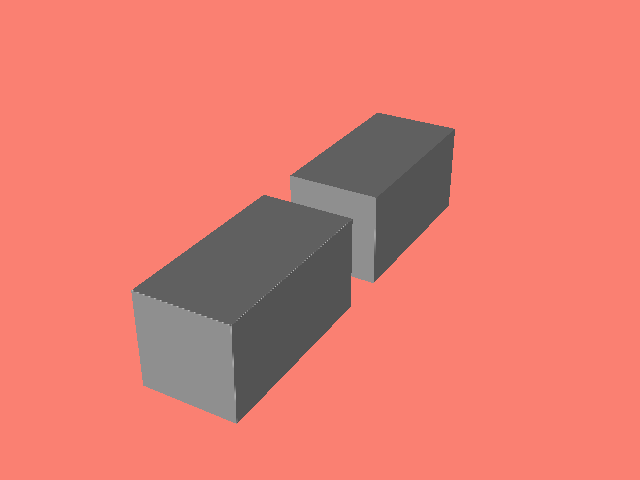

Generate this figure with Python:
#!/usr/bin/env python

# Render an unstructured grid containing both a VTK_POLYHEDRON cell and a
# VTK_HEXAHEDRON cell side-by-side using SetPolyhedralCells().

# Factory overrides: importing these modules registers the OpenGL rendering
# and interaction style implementations for vtkRenderingCore factory classes.
import vtkmodules.vtkInteractionStyle  # noqa: F401
import vtkmodules.vtkRenderingOpenGL2  # noqa: F401
# VTK pipeline classes used in this example
from vtkmodules.vtkCommonCore import (
    vtkPoints,
    vtkUnsignedCharArray,
)
from vtkmodules.vtkCommonDataModel import (
    VTK_HEXAHEDRON,
    VTK_POLYHEDRON,
    vtkCellArray,
    vtkUnstructuredGrid,
)
from vtkmodules.vtkRenderingCore import (
    vtkActor,
    vtkDataSetMapper,
    vtkRenderWindow,
    vtkRenderWindowInteractor,
    vtkRenderer,
)

# Colors (normalized RGB)
silver_rgb = (0.75, 0.75, 0.75)
salmon_background_rgb = (0.980, 0.502, 0.447)

# ---- Shared point list for both cells ----
points = vtkPoints()

# Points 0-7: polyhedron cube (arbitrary order, z from -10 to 10)
points.InsertNextPoint(-5.0, -5.0, -10.0)  # 0
points.InsertNextPoint(-5.0, -5.0, 10.0)   # 1
points.InsertNextPoint(-5.0, 5.0, -10.0)   # 2
points.InsertNextPoint(-5.0, 5.0, 10.0)    # 3
points.InsertNextPoint(5.0, -5.0, -10.0)   # 4
points.InsertNextPoint(5.0, -5.0, 10.0)    # 5
points.InsertNextPoint(5.0, 5.0, -10.0)    # 6
points.InsertNextPoint(5.0, 5.0, 10.0)     # 7

# Points 8-15: hexahedron (standard order, z from 15 to 35)
points.InsertNextPoint(-5.0, -5.0, 15.0)   # 8
points.InsertNextPoint(5.0, -5.0, 15.0)    # 9
points.InsertNextPoint(5.0, 5.0, 15.0)     # 10
points.InsertNextPoint(-5.0, 5.0, 15.0)    # 11
points.InsertNextPoint(-5.0, -5.0, 35.0)   # 12
points.InsertNextPoint(5.0, -5.0, 35.0)    # 13
points.InsertNextPoint(5.0, 5.0, 35.0)     # 14
points.InsertNextPoint(-5.0, 5.0, 35.0)    # 15

# ---- Cell 0: VTK_POLYHEDRON (faces defined explicitly) ----
polyhedron_point_ids = [0, 1, 2, 3, 4, 5, 6, 7]

face_array = vtkCellArray()
face_array.InsertNextCell(4, [0, 2, 6, 4])  # face 0: back   (−z)
face_array.InsertNextCell(4, [1, 3, 7, 5])  # face 1: front  (+z)
face_array.InsertNextCell(4, [0, 1, 3, 2])  # face 2: left   (−x)
face_array.InsertNextCell(4, [4, 5, 7, 6])  # face 3: right  (+x)
face_array.InsertNextCell(4, [0, 1, 5, 4])  # face 4: bottom (−y)
face_array.InsertNextCell(4, [2, 3, 7, 6])  # face 5: top    (+y)

face_locations = vtkCellArray()
face_locations.InsertNextCell(6, [0, 1, 2, 3, 4, 5])  # polyhedron uses all 6 faces

cells = vtkCellArray()
cells.InsertNextCell(8, polyhedron_point_ids)

cell_types = vtkUnsignedCharArray()
cell_types.InsertNextValue(VTK_POLYHEDRON)

# ---- Cell 1: VTK_HEXAHEDRON (no explicit faces needed) ----
hexahedron_point_ids = [8, 9, 10, 11, 12, 13, 14, 15]

face_locations.InsertNextCell(0)  # empty — hexahedron faces are implicit
cells.InsertNextCell(8, hexahedron_point_ids)
cell_types.InsertNextValue(VTK_HEXAHEDRON)

# Data: assemble the unstructured grid with polyhedral cells
ugrid = vtkUnstructuredGrid()
ugrid.SetPoints(points)
ugrid.SetPolyhedralCells(cell_types, cells, face_locations, face_array)

# Mapper: map the unstructured grid to graphics primitives
mapper = vtkDataSetMapper()
mapper.SetInputData(ugrid)

# Actor: set visual properties and color
actor = vtkActor()
actor.SetMapper(mapper)
actor.GetProperty().SetColor(silver_rgb)

# Renderer: assemble the scene
renderer = vtkRenderer()
renderer.AddActor(actor)
renderer.SetBackground(salmon_background_rgb)

# Window: display the rendered scene
render_window = vtkRenderWindow()
render_window.AddRenderer(renderer)
render_window.SetWindowName("polyhedron and hexahedron")
render_window.SetMultiSamples(0)
render_window.SetSize(640, 480)

# Interactor: handle mouse and keyboard events
render_window_interactor = vtkRenderWindowInteractor()
render_window_interactor.SetRenderWindow(render_window)

# Scene: configure the camera
renderer.ResetCamera()
renderer.GetActiveCamera().Azimuth(30)
renderer.GetActiveCamera().Elevation(30)

render_window_interactor.Initialize()
render_window_interactor.Start()
